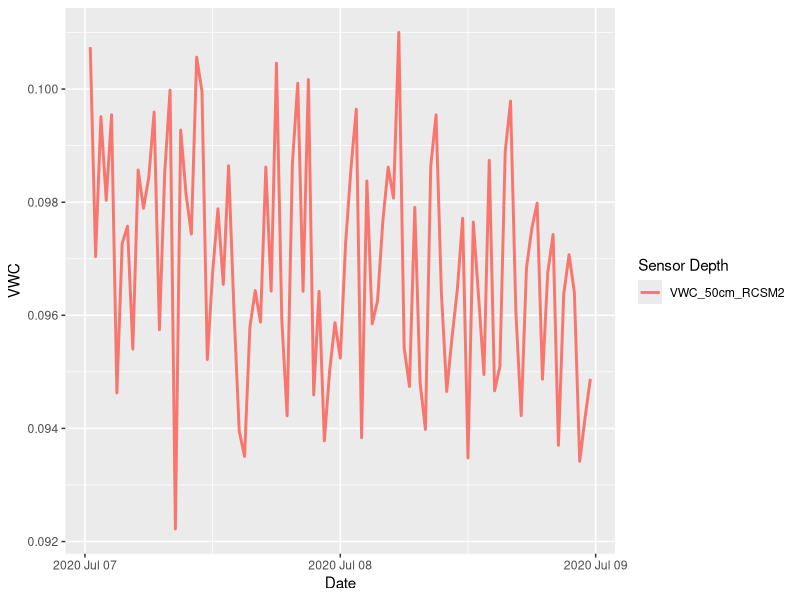
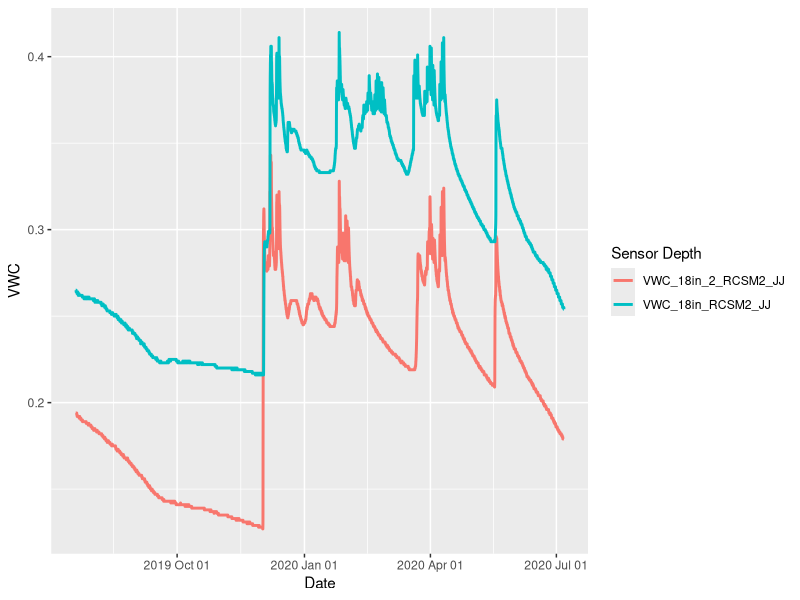
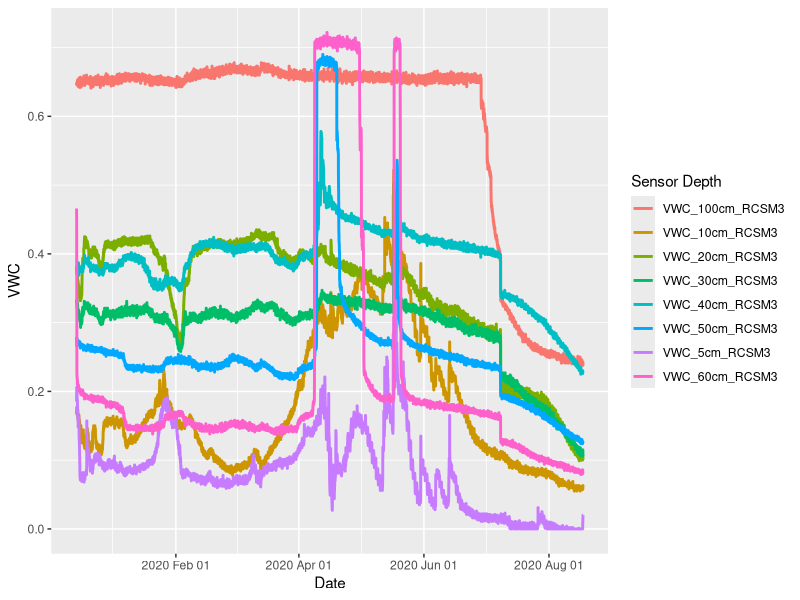
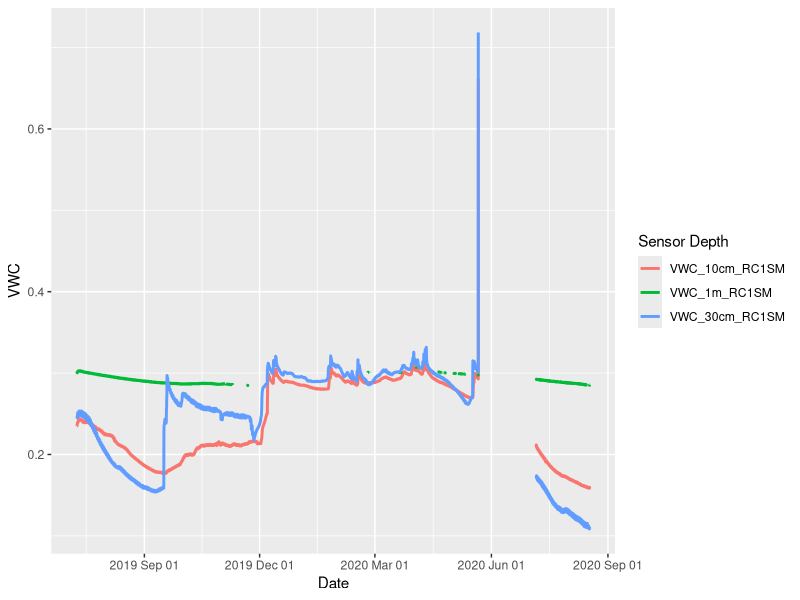
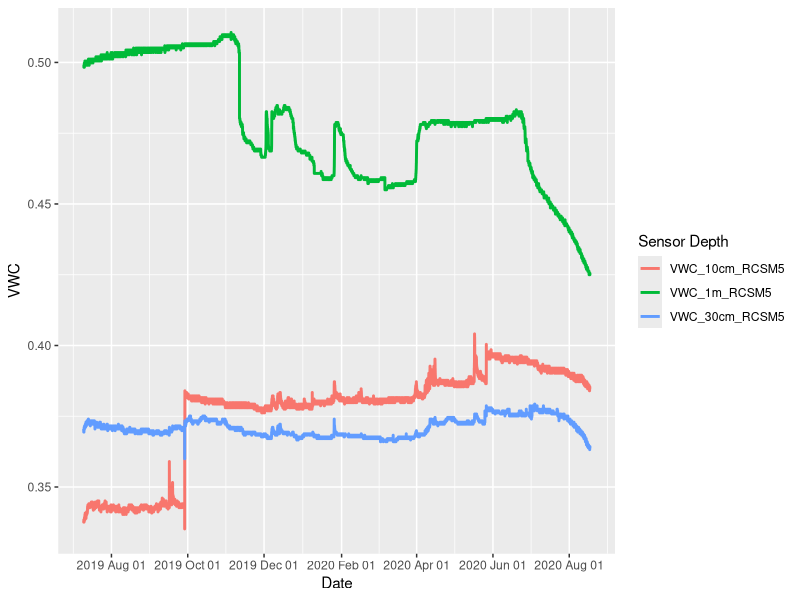

Here is the R script that generated these plots, in order:
## ---- chunk 1
knitr::opts_chunk$set(echo = TRUE)
## ---- chunk 2
library(tidyverse)
## ---- chunk 3

# Rock Creek
RC_SM <- readr::read_csv("RC_SM_July2020/compiled_RC_July2020_plusJJdata.csv", 
                         col_types = cols(Date = col_character(), .default = col_double())) %>% 
  dplyr::mutate(Date = as.POSIXct(Date, tz = "UTC"))

## ---- chunk 4
RC_SM_Aug2020 <- readr::read_csv("RC_SM_Aug2020/compiled_RC_Aug2020.csv", 
                                 col_types = cols(Date = col_character(), .default = col_double())) %>% 
  dplyr::mutate(Date = as.POSIXct(Date, tz = "UTC"))
## ---- chunk 5

RCSM2 <- RC_SM_Aug2020 %>% 
  dplyr::select(Date, ends_with("RCSM2")) %>% 
  dplyr::filter(Date > as.POSIXct("2019-09-03 15:00:00", tz = "UTC")) %>%
  # dplyr::mutate(dplyr::across(starts_with("VWC"), ~ .x + 0.12)) %>% 
  tidyr::pivot_longer(cols = ends_with("RCSM2"), names_to = "Sensor Depth", values_to = "VWC")

RCSM2_timeseries <- RCSM2 %>% 
  mutate(`Sensor Depth` = as.factor(`Sensor Depth`)) %>% 
  dplyr::filter(`Sensor Depth` != "VWC_100cm_RCSM2") %>%
  ggplot(aes(x = Date, y = VWC)) + 
  geom_line() + 
  facet_wrap(~`Sensor Depth`, ncol = 2) +
  scale_x_datetime(date_labels = "%Y %b %d", date_breaks = "3 month")



RCSM2_timeseries <- RCSM2 %>%
  mutate(`Sensor Depth` = as.factor(`Sensor Depth`)) %>%
  dplyr::filter(`Sensor Depth` %in% c("VWC_50cm_RCSM2")) %>%
  dplyr::filter(Date > as.POSIXct("2020-7-7 00:00:00", tz = "UTC") & Date < as.POSIXct("2020-7-9 00:00:00", tz = "UTC")) %>% 
  ggplot(aes(x = Date, y = VWC)) +
  geom_line(aes(color = `Sensor Depth`), size = 1) +
  scale_x_datetime(date_labels = "%Y %b %d", date_breaks = "1 day")

RCSM2_timeseries

## ---- chunk 6
RCSM2_John <- RC_SM %>% 
  dplyr::select(Date, ends_with("RCSM2_JJ")) %>% 
  dplyr::filter(Date > as.POSIXct("2019-07-19 16:30:00", tz = "UTC")) %>% 
  tidyr::pivot_longer(cols = ends_with("RCSM2_JJ"), names_to = "Sensor Depth", values_to = "VWC")

RCSM2_John_timeseries <- RCSM2_John %>% 
  # dplyr::filter(Date > as.POSIXct("2020-5-26 00:00:00", tz = "UTC") & Date < as.POSIXct("2020-5-28 00:00:00", tz = "UTC")) %>%
  ggplot(aes(x = Date, y = VWC)) +
  geom_line(aes(color = `Sensor Depth`), size = 1) +
  scale_x_datetime(date_labels = "%Y %b %d", date_breaks = "3 month")

RCSM2_John_timeseries

## ---- chunk 7

RCSM3 <- RC_SM_Aug2020 %>% 
  dplyr::select(Date, ends_with("RCSM3")) %>% 
  dplyr::filter(Date > as.POSIXct("2019-12-14 13:00:00", tz = "UTC")) %>%
  tidyr::pivot_longer(cols = ends_with("RCSM3"), names_to = "Sensor Depth", values_to = "VWC")

RCSM3_timeseries <- RCSM3 %>% 
  dplyr::filter(`Sensor Depth` != "VWC_75cm_RCSM3") %>% 
  # dplyr::filter(Date > as.POSIXct("2020-7-20 00:00:00", tz = "UTC") & Date < as.POSIXct("2020-7-25 00:00:00", tz = "UTC")) %>% 
  ggplot(aes(x = Date, y = VWC)) + 
  geom_line(aes(color = `Sensor Depth`), size = 1) +
  scale_x_datetime(date_labels = "%Y %b %d", date_breaks = "2 month")

RCSM3_timeseries

## ---- chunk 8

RC1SM <- RC_SM_Aug2020 %>% 
  dplyr::select(Date, ends_with("RC1SM")) %>%
  tidyr::pivot_longer(cols = ends_with("RC1SM"), names_to = "Sensor Depth", values_to = "VWC") %>% 
  mutate(VWC = case_when(
    VWC < 0 ~ NA_real_,
    TRUE ~ VWC
  ))


RC1SM_timeseries <- RC1SM %>% 
  ggplot(aes(x = Date, y = VWC)) + 
  geom_line(aes(color = `Sensor Depth`), size = 1) +
  scale_x_datetime(date_labels = "%Y %b %d", date_breaks = "3 month")

RC1SM_timeseries
## ---- chunk 9

RCSM5 <- RC_SM_Aug2020 %>% 
  dplyr::select(Date, ends_with("RCSM5")) %>%
  tidyr::pivot_longer(cols = ends_with("RCSM5"), names_to = "Sensor Depth", values_to = "VWC")

RCSM5_timeseries <- RCSM5 %>% 
  ggplot(aes(x = Date, y = VWC)) + 
  geom_line(aes(color = `Sensor Depth`), size = 1) +
  scale_x_datetime(date_labels = "%Y %b %d", date_breaks = "2 month")

RCSM5_timeseries

